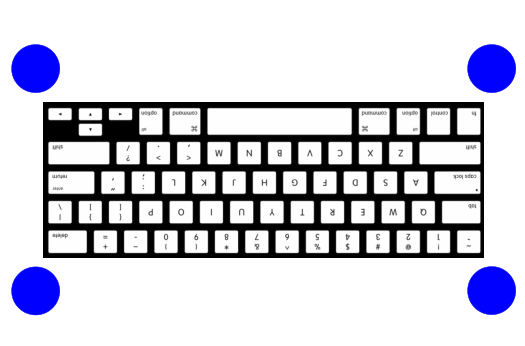
%> input picture Check_Key_Detection/Template_Keyboard.png, 525 x 346 px
$ octave test_homography_trans.m   (GNU Octave 9; MATLAB toolbox functions it lacks are replaced by stand-ins)
%> lines starting %> are read from the running program, lines starting %| are printed output that depends on the picture; in (x1, y1, x2, y2) boxes, pixels count from 0 and x2, y2 are one past the last pixel; in counts of white or black regions, pixels touching at a corner belong together; the program's own positions count from 1
### Check_Key_Detection/MakePoint.m
function [Point,mask] = MakePoint(I,M_td)
%% Retrun coordinate of 4 points
% From top-left to bot-right
% 4x2 matrix
cR = I(:, :, 1);
cG = I(:, :, 2);
cB = I(:, :, 3);
mask1 = (cR < 0.9*cB) & (cG < 0.88*cB);
mask = mask1 & M_td;
mask = medfilt2(mask);
% imshow(mask)
CC = bwconncomp(mask);
le = [];
for i = 1 : length(CC.PixelIdxList)
    le = [le;length(CC.PixelIdxList{i})];
end
[b,ix] = sort(le,'descend');
%NewMask = zeros(size(Gr,1),size(Gr,2));
for i = 5 : length(ix)
    id = ix(i);
    PixId = CC.PixelIdxList{id};
    [x,y] = ind2sub(size(mask), PixId);
    mask(x,y) = 0;
end
Point = [];
for i = 1 : 4
    id = ix(i);
    PixId = CC.PixelIdxList{id};
    [x,y] = ind2sub(size(mask), PixId);
    Point = [Point;[round(mean(x)) round(mean(y))]];
end
Point = OrderPoint(Point);

### Check_Key_Detection/OrderPoint.m
function nP = OrderPoint(P)
% 4 point in order, which ...

[te,ix] = sort(P(:,1),'ascend');
P = P(ix,:);
P1 = P(1:2,:);
P2 = P(3:4,:);
[te,ix] = sort(P1(:,2),'ascend');
P1 = P1(ix,:);
[te,ix] = sort(P2(:,2),'descend');
P2 = P2(ix,:);
nP = [P1;P2];

### Check_Key_Detection/MaskKb.m
function in = MaskKb(Point, offset, W, H)   % 0.178 s
%% Rerturn binary image
% 1 : inside keyboard polygon
% 0: otherwise

xq = repmat([H-offset+1:H]', 1, W);

yq = repmat(1:W, offset, 1);

in = inpolygon(xq,yq,Point(:,1),Point(:,2));

### Check_Key_Detection/AreaKb.m
function [GrK,ClK] = AreaKb(I, in, offset)
%% AREAKB returns ....
% In:
% 	I:	raw image
% 	in:	binary keyboard area
%
% Out:
% 	GrK: Gray keyboard
%	Clk: Color keyboard
% See also: imshow
Gr = rgb2gray(I);
GrK = Gr(size(I,1)-offset+1:size(I,1),:).*uint8(in);
ClK = I(size(I,1)-offset+1:size(I,1),:,:).*repmat(uint8(in),[1,1,3]);

### Check_Key_Detection/test_homography_trans.m
% Script file: test_homography_trans.m
% Test keydetection function

% Load keyboard image
im_temp = load('Key_Area');
im = im_temp.Ori_ClK;

%% ===============  Decide area of Original keyboard =======================
Frame = imread('Template_Keyboard.png');
%> Frame is the input picture: size 346x525x3 uint8; mean R, G, B 202.9, 202.9, 213.3
portion = 1; % portion of detect (from bottom up)
offset = round(portion*size(Frame,1));
%> offset = 346
M_td1 = zeros(size(Frame,1)-offset,size(Frame,2));
M_td2 = ones(offset,size(Frame,2));
M_td = [M_td1;M_td2]; % Create mask

% Find Point and Mask
[LayoutPoints, mask] = MakePoint(Frame,M_td);
%> in MakePoint, `cR = I(:, :, 1);`:
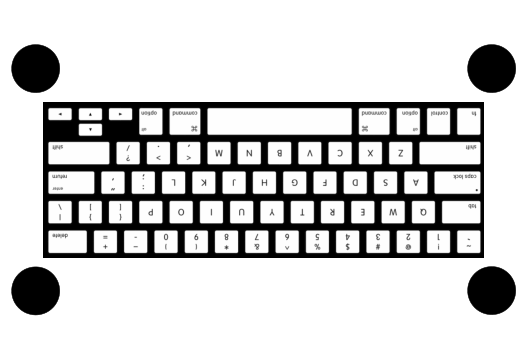
%> cR: size 346x525 uint8; min 0, max 255, mean 202.9
%> in MakePoint, `cB = I(:, :, 3);`:
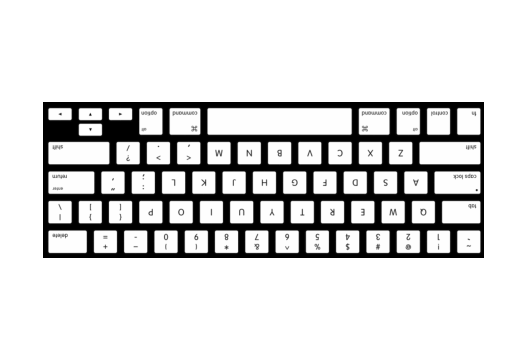
%> cB: size 346x525 uint8; min 0, max 255, mean 213.3
%> in MakePoint, `mask1 = (cR < 0.9*cB) & (cG < 0.88*cB);`:
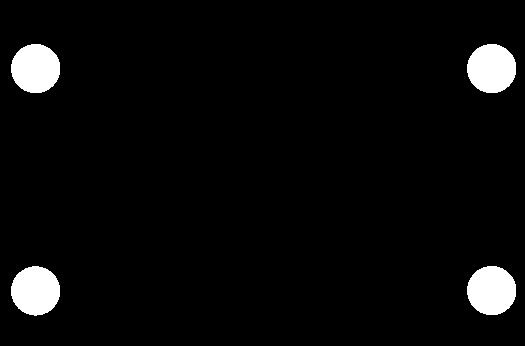
%> mask1: size 346x525 logical; 4.2% white; 4 white regions, box (x1, y1, x2, y2) and area: (467, 266, 516, 315) 1905, (11, 44, 60, 93) 1904, (467, 44, 516, 93) 1904, (11, 266, 60, 316) 1904
%> in MakePoint, `mask = medfilt2(mask);`: mask: size 346x525 logical; 4.2% white; 4 white regions, box (x1, y1, x2, y2) and area: (467, 266, 516, 315) 1905, (11, 44, 60, 93) 1904, (467, 44, 516, 93) 1904, (11, 266, 60, 316) 1903
%> in MakePoint, `CC = bwconncomp(mask);`: CC = 4 connected components
%> the loop in MakePoint, `for i = 1 : length(CC.PixelIdxList)` made 4 passes
%> le on passes 1 to 4: 1904, [1904; 1903], [1904; 1903; 1904], [1904; 1903; 1904; 1905]
%> in MakePoint, `[b,ix] = sort(le,'descend');`: b = [1905; 1904; 1904; 1903]; ix = [4; 1; 3; 2]
%> the loop in MakePoint, `for i = 1 : 4` made 4 passes
%> (id, Point) on passes 1 to 4: (4, [291 492]), (1, [291 492; 69 36]), (3, [291 492; 69 36; 69 492]), (2, [291 492; 69 36; 69 492; 291 36])
%> in OrderPoint, `[te,ix] = sort(P(:,1),'ascend');`: te = [69; 69; 291; 291]; ix = [2; 3; 1; 4]
%> in OrderPoint, `P = P(ix,:);`: P = [69 36; 69 492; 291 492; 291 36]
%> in OrderPoint, `P1 = P(1:2,:);`: P1 = [69 36; 69 492]
%> in OrderPoint, `P2 = P(3:4,:);`: P2 = [291 492; 291 36]
%> in OrderPoint, `[te,ix] = sort(P1(:,2),'ascend');`: te = [36; 492]; ix = [1; 2]
%> in OrderPoint, `[te,ix] = sort(P2(:,2),'descend');`: te = [492; 36]
%> in OrderPoint, `nP = [P1;P2];`: nP = [69 36; 69 492; 291 492; 291 36]
%> LayoutPoints = [69 36; 69 492; 291 492; 291 36]
% Fill Polygon
in = MaskKb(LayoutPoints,offset,size(Frame,2),size(Frame,1));
%> in MaskKb, `in = inpolygon(xq,yq,Point(:,1),Point(:,2));`:
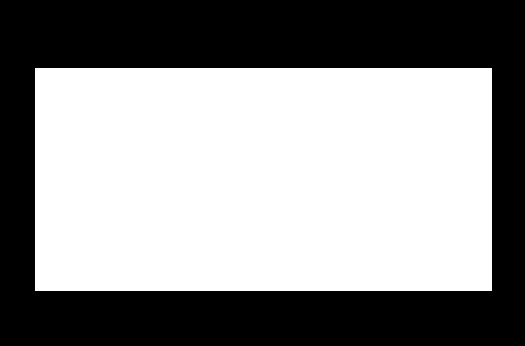
%> in: size 346x525 logical; 56.1% white; 1 black region, box (x1, y1, x2, y2) and area: (0, 0, 525, 346) 79739
% Find Keyboard base on in-mask
[Ori_GrK,Ori_ClK] = AreaKb(Frame,in);
%> in AreaKb, `Gr = rgb2gray(I);`:
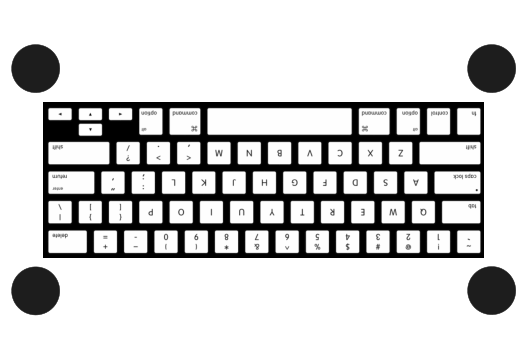
%> Gr: size 346x525 uint8; min 0, max 255, mean 204.1
%> the run ends on the next line
